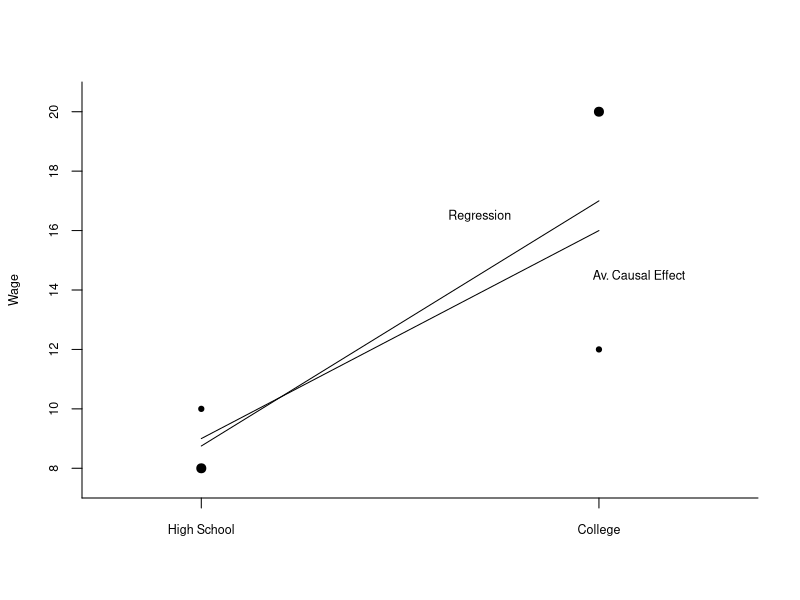
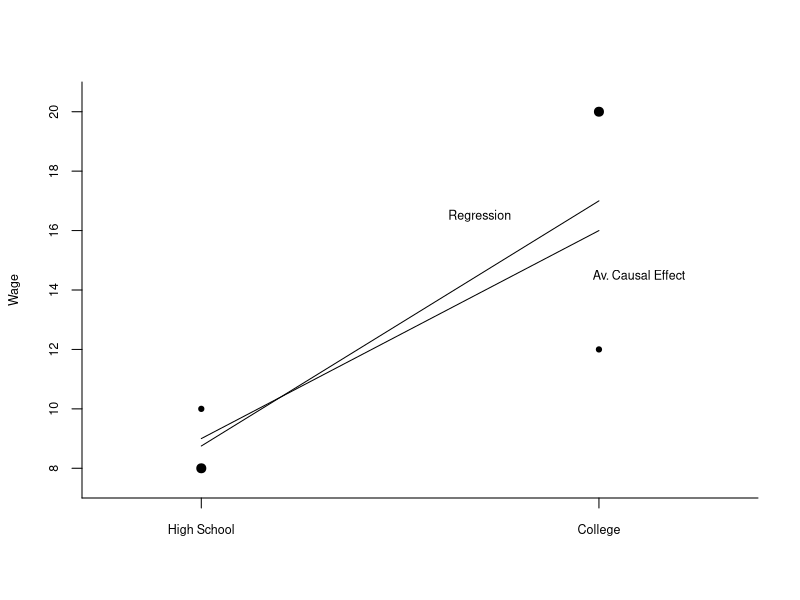

These charts were generated, in order, by the following R code:
#########################################################################
##  This file generates Figure 2.8
##  Causal Effect
#########################################################################


x <- c(1,2)
ace <- c(9,16)
ls <- c(8.75,17)

pdf("HANSEN2-8.pdf",family="Helvetica",colormodel='cmyk',width=4.5,height=4.5)
plot(x,ace,type="l",lty=1,ylab="Wage",xlab="",xaxs="i",yaxs="i",ylim=c(7,21),xlim=c(.7,2.4),xaxt="n",yaxt="n",cex.lab=.75,bty="n")
lines(x,ls)
axis(side=2,seq(6,22,2),cex.axis=.75)
axis(side=1,at=seq(0,3,1),labels=c("a","High School","College","b"),cex.axis=.75)
points(1,8,pch=19,cex=1.2)
points(1,10,pch=19,cex=0.7)
points(2,12,pch=19,cex=0.7)
points(2,20,pch=19,cex=1.2)
text(2.1,14.5,"Av. Causal Effect",cex=.75)
text(1.7,16.5,"Regression",cex=.75)
dev.off()

postscript("HANSEN2-8.eps",paper="special",width=4.5,height=4.5,horizontal=FALSE,onefile=FALSE,family="Helvetica",colormodel='cmyk')
plot(x,ace,type="l",lty=1,ylab="Wage",xlab="",xaxs="i",yaxs="i",ylim=c(7,21),xlim=c(.7,2.4),xaxt="n",yaxt="n",cex.lab=.75,bty="n")
lines(x,ls)
axis(side=2,seq(6,22,2),cex.axis=.75)
axis(side=1,at=seq(0,3,1),labels=c("a","High School","College","b"),cex.axis=.75)
points(1,8,pch=19,cex=1.2)
points(1,10,pch=19,cex=0.7)
points(2,12,pch=19,cex=0.7)
points(2,20,pch=19,cex=1.2)
text(2.1,14.5,"Av. Causal Effect",cex=.75)
text(1.7,16.5,"Regression",cex=.75)
dev.off()
